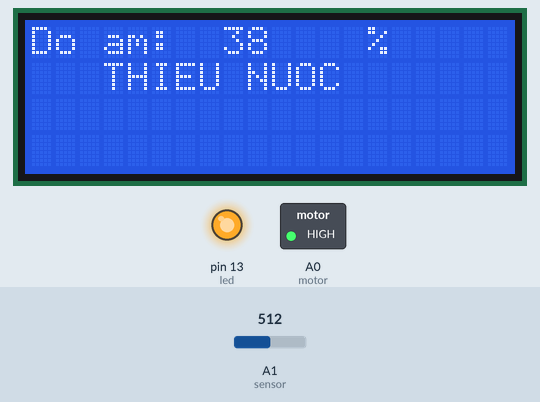
Simulated run of this sketch. Board: Arduino Uno, built with avr-gcc and run on an emulated ATmega328P. Shown: 20×4 character LCD, switched loads named in the sketch (green lamp = pin HIGH), output pins drawn as LEDs (lit = HIGH). The test bench sets the inputs (shaded band); at power-on: A1 (sensor) = 512. What the sketch prints to the serial monitor is not drawn.

Above: at 1.2 s.
1.3 s: A1 (sensor) set to 261
At 2.6 s:
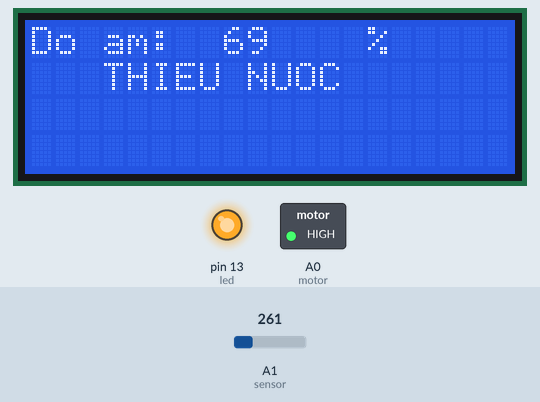
2.9 s: A1 (sensor) set to 230
At 3.9 s:
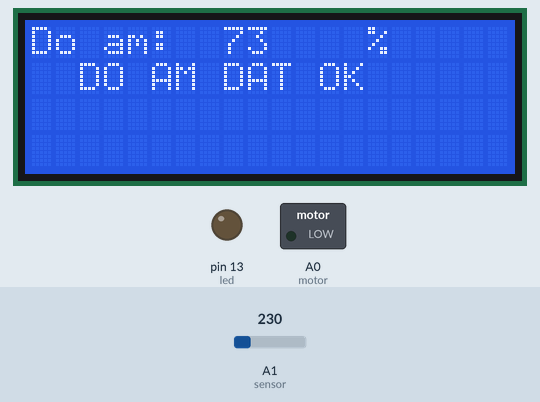
4.6 s: A1 (sensor) set to 306
At 4.81 s:
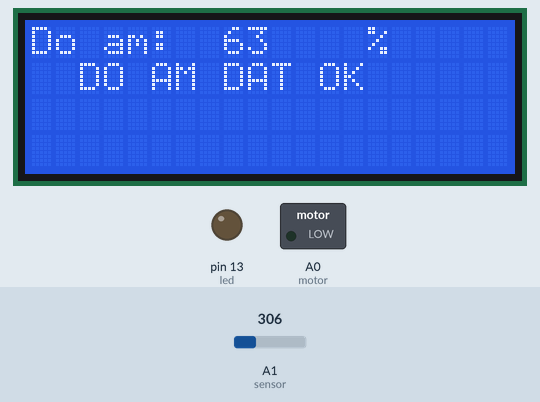
Timing chart, 0 to 7.6 s (numbered marks = the images above; inputs shaded):
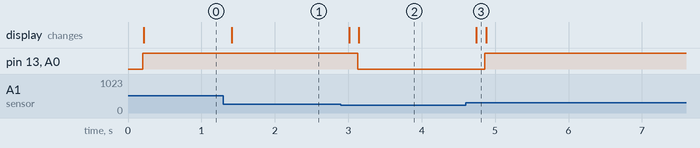

Measured:
- the behaviour switches between 247 and 246 on A1 (sensor) (found by bisection; images 1 and 2)
- after the input at 1.3 s, the display: changes after 0.11 s (image 1)
- after the input at 2.9 s, pin 13 (led), A0 (motor): HIGH → LOW after 0.23 s; the display: first changes after 0.11 s (image 2 shows a later state)
- after the input at 4.6 s, pin 13 (led), A0 (motor): LOW → HIGH after 0.26 s; the display: changes after 0.14 s (image 3)

The sketch:

do_am_dat.ino
```cpp
#include <LiquidCrystal_I2C.h>
LiquidCrystal_I2C lcd(0x27, 20, 4);
#define sensor A1
#define led 13
#define motor A0
//.................................................
void setup() {
  Serial.begin(9600);
  lcd.init();
  lcd.backlight();
  pinMode(sensor, INPUT);
  pinMode(led, OUTPUT);
  pinMode(motor, OUTPUT);

}
//.................................................
void loop() {
  int value = analogRead(sensor);
  value = map(value, 0, 823, 100, 0);
    lcd.setCursor(0, 0);
  lcd.print("Do am:        %");
  lcd.setCursor(8, 0);
  lcd.print(value);
  delay(100);
  if (value > 70) {
    Serial.println("Do am binh thuong");
    lcd.setCursor(0, 1);
    lcd.print("  DO AM DAT OK  ");
    digitalWrite(led, LOW);
    digitalWrite(motor, LOW);
  }
  else {
    Serial.println("Dat kho thieu nuoc");
    lcd.setCursor(0, 1);
    lcd.print("   THIEU NUOC   ");
    digitalWrite(led, HIGH);
    digitalWrite(motor, HIGH);
  }
}
```
